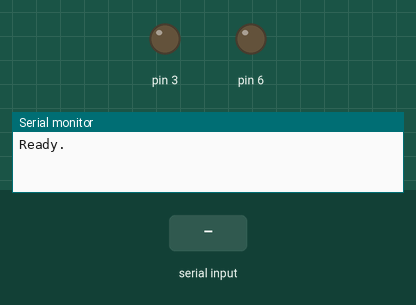
Recording of a sketch running on a simulated Arduino Uno, built with avr-gcc and run on an emulated ATmega328P. On the bench: output pins drawn as LEDs (lit = HIGH), the last lines printed to the serial monitor. Inputs (shaded band) come from the test bench.

Above: at 1.2 s.
1.3 s: "<FWD>" received over Serial
At 1.9 s:
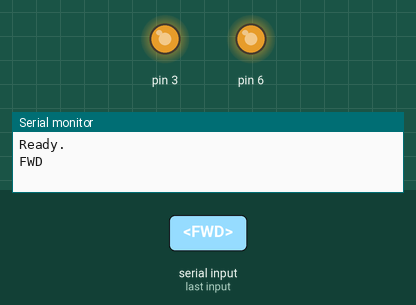
2.8 s: "<STP>" received over Serial
At 4.0 s:
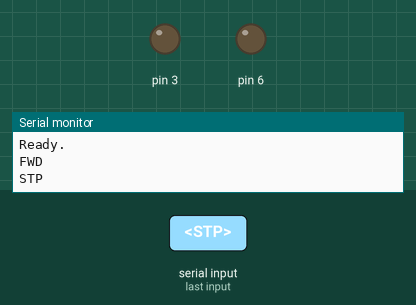
4.3 s: "<RGT>" received over Serial
At 5.4 s:
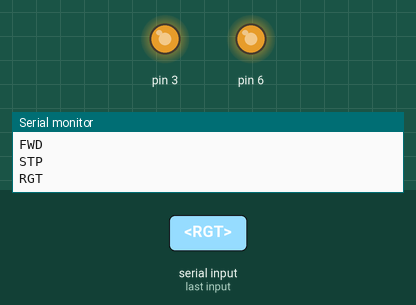
7.3 s: "<STPCRANGE>" received over Serial
At 7.6 s:
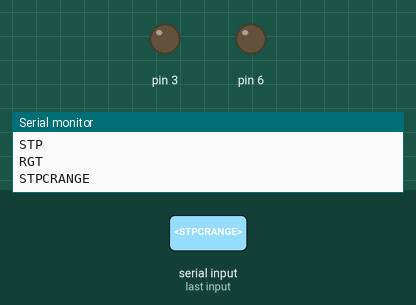
Timing chart, 0 to 10.3 s (numbered marks = the images above; inputs shaded):
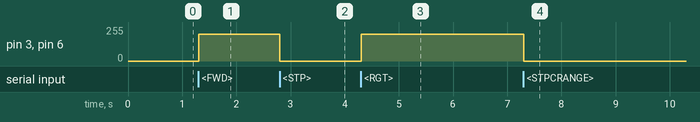

Measured:
- after the input at 1.3 s, pin 3, pin 6: 0/255 → 200/255 at once
- after the input at 2.8 s, pin 3, pin 6: 200/255 → 0/255 at once
- after the input at 4.3 s, pin 3, pin 6: 0/255 → 200/255 at once
- after the input at 7.3 s, pin 3, pin 6: 200/255 → 0/255 at once

The sketch:

phoenix.ino
```cpp
#include "driving.h"

Motor motor_left(1, 2, 3);
Motor motor_right(4, 5, 6);
Driving *driving = new Driving(motor_left, motor_right);
String lastCmd = "";

void setup() {
  Serial.begin(9600);

  Serial.println("Ready.");
}
const byte numChars = 32;
char receivedChars[numChars];
boolean newData = false;

void loop() {
    recvWithStartEndMarkers();
    showNewData();
}

void recvWithStartEndMarkers() {
  static boolean recvInProgress = false;
  static byte ndx = 0;
  char startMarker = '<';
  char endMarker = '>';
  char rc;

  while (Serial.available() > 0 && newData == false) {
    rc = Serial.read();

    if (recvInProgress == true) {
      if (rc != endMarker) {
        receivedChars[ndx] = rc;
        ndx++;
        if (ndx >= numChars) {
          ndx = numChars - 1;
        }
      }
      else {
        receivedChars[ndx] = '\0'; // terminate the string
        recvInProgress = false;
        ndx = 0;
        newData = true;
      }
    }

    else if (rc == startMarker) {
      recvInProgress = true;
    }
  }
}

void work(String cmd) {
  if (cmd.equals("FWD")) {
    lastCmd = "FWD";
    driving->goForward();
  } else if(cmd.equals("RGT")) {
    lastCmd = "RGT";
    driving->goRight();
  } else if(cmd.equals("LFT")) {
    lastCmd = "LFT";
    driving->goLeft();
  } else if (cmd.equals("STP")) {
    lastCmd = "STP";
    driving->stop();
  } else if (cmd.equals("STPCRANGE")) {
    driving->critical_range = true;
  } else if (cmd.equals("STPNCRANGE")) {
    work(lastCmd);
    driving->critical_range = false;
  }
}

void showNewData() {
  if (newData == true) {
    Serial.println(receivedChars);
    newData = false;
  }
  work(receivedChars);
}
```

Motor.cpp
```cpp
#include "Motor.h"

int hash(const String str)
{
  const char *s = str.c_str();
  int h = 17;
  int c;
  while ((c = *s++))
    h = ((h << 5) + h) + c;
  return h;
}

Motor::Motor(int in_1, int in_2, int h_pwr) {
  this->pin_H_bridge_input_1 = in_1;
  this->pin_H_bridge_input_2 = in_2;
  this->pin_H_bridge_power = h_pwr;
  this->power = MIN_POWER;
}

void Motor::setup() {
  pinMode(this->pin_H_bridge_input_1, OUTPUT);
  pinMode(this->pin_H_bridge_input_2, OUTPUT);
  pinMode(this->pin_H_bridge_power, OUTPUT);

  analogWrite(this->pin_H_bridge_power, MIN_POWER);
}

void Motor::setPower(int pwr) {
  if (pwr < 0 || pwr > 100) {
    //throw exception
    return;
  }
  this->power = (int)(MIN_POWER + (MAX_POWER - MIN_POWER) / 100 * pwr);
  updateMotor();
}

void Motor::setDirection(String dir) {
  if(dir.length() > 3) {
    return;
  }
  if (dir.equals("FWD") || dir.equals("BCK"))
  {
    this->direction = dir;
    updateMotor();
  }
  return;
}

void Motor::updateMotor() {
  if (this->direction.equals("FWD")) {
      digitalWrite(pin_H_bridge_input_1, HIGH);
      digitalWrite(pin_H_bridge_input_2, LOW);
  }
  if (this->direction.equals("BCK")) {
      digitalWrite(pin_H_bridge_input_1, LOW);
      digitalWrite(pin_H_bridge_input_2, HIGH);
  }
  analogWrite(pin_H_bridge_power, power);
}
```

Motor.h
```cpp
#include "Arduino.h"

#define MAX_POWER 255
#define MIN_POWER 0

class Motor {
  public:
    Motor(int in_1, int in_2, int h_pwr);
    Motor();
    void setup();
    void setPower(int pwr);
    void setDirection(String dir);
  private:
    void updateMotor();
    int pin_H_bridge_input_1;
    int pin_H_bridge_input_2;
    int pin_H_bridge_power;
    int power;
    String direction;
};
```

driving.cpp
```cpp
#include "driving.h"

Driving::Driving(Motor &motor_left, Motor &motor_right) : motor_left(motor_left), motor_right(motor_right) {
  //
}

void Driving::setup() {

}

void Driving::goForward() {
  if (critical_range) {
    return;
  }
  this->motor_left.setDirection("BCK");
  this->motor_left.setPower(POWER);
  this->motor_right.setDirection("FWD");
  this->motor_right.setPower(POWER);
}

void Driving::goRightForward() {
  if (critical_range) {
    return;
  }
  this->motor_left.setDirection("FWD");
  this->motor_left.setPower(POWER);
  this->motor_right.setPower(0);
}

void Driving::goRightBackward() {
  if (critical_range) {
    return;
  }
  this->motor_left.setDirection("BCK");
  this->motor_left.setPower(POWER);
  this->motor_right.setPower(0);
}

void Driving::goLeftForward() {
  if (critical_range) {
    return;
  }
  this->motor_left.setPower(0);
  this->motor_right.setDirection("FWD");
  this->motor_right.setPower(POWER);
}

void Driving::goLeftBackward() {
  if (critical_range) {
    return;
  }
  this->motor_left.setPower(0);
  this->motor_right.setDirection("BCK");
  this->motor_right.setPower(POWER);
}

void Driving::goBackward() {
  if (critical_range) {
    return;
  }
  this->motor_left.setDirection("FWD");
  this->motor_left.setPower(POWER);
  this->motor_right.setDirection("BCK");
  this->motor_right.setPower(POWER);
}

void Driving::goLeft() {
  if (critical_range) {
    return;
  }
  this->motor_left.setDirection("FWD");
  this->motor_left.setPower(POWER);
  this->motor_right.setDirection("FWD");
  this->motor_right.setPower(POWER);
}

void Driving::goRight() {
  if (critical_range) {
    return;
  }
  this->motor_left.setDirection("BCK");
  this->motor_left.setPower(POWER);
  this->motor_right.setDirection("BCK");
  this->motor_right.setPower(POWER);
}

void Driving::stop() {
  this->motor_left.setPower(0);
  this->motor_right.setPower(0);
}
```

driving.h
```cpp
#include "Motor.h"

#define POWER 100

class Driving {
  public:
    Driving(Motor &motor_left, Motor &motor_right);
    void setup();
    void goForward();
    void goLeft();
    void goRight();
    void goBackward();
    void goRightForward();
    void goRightBackward();
    void goLeftForward();
    void goLeftBackward();
    void stop();
    bool critical_range = false;
  private:
    Motor &motor_right;
    Motor &motor_left;
};
```
